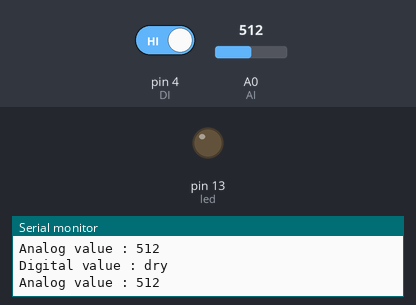
The sketch below on a simulated Arduino Uno, built with avr-gcc and run on an emulated ATmega328P. On the bench: output pins drawn as LEDs (lit = HIGH), the last lines printed to the serial monitor. Inputs (shaded band) come from the test bench; at power-on: pin 4 (DI) HIGH, A0 (AI) = 512.

Above: at 1.8 s.
1.9 s: pin 4 (DI) driven LOW
At 3.0 s:
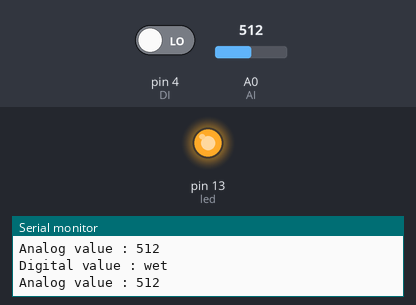
3.5 s: pin 4 (DI) driven HIGH
At 4.5 s:
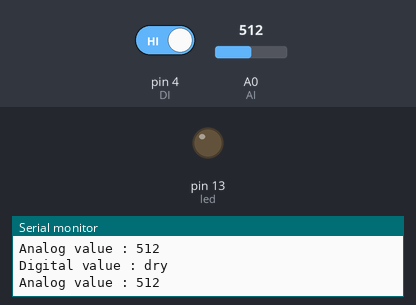
Timing chart, 0 to 6.5 s (numbered marks = the images above; inputs shaded):
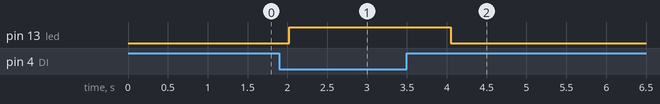

Measured:
- after the input at 1.9 s, pin 13 (led): LOW → HIGH after 0.12 s
- after the input at 3.5 s, pin 13 (led): HIGH → LOW after 0.55 s

The sketch:

fc-37.ino
```cpp
int DI = 4;      //感測器模組 DO 連接 Arduino pin 4
int AI = A0;     //感測器模組 AO 連接 Arduino pin A0
int led =13;     //LED 長腳連接 Arduino pin 13
int AnalogIn;    //感測器類比輸出訊號值

void setup()
{
  pinMode(DI, INPUT);
  pinMode(AI, INPUT);
  pinMode(led, OUTPUT);
  Serial.begin(9600);
}

void loop()
{
if(digitalRead(DI) == LOW)                  //當感測器上有殘存的雨滴時，感測器數位輸出訊號為 0，序列埠螢幕印出 wet，點亮 LED
  {
    Serial.println("Digital value : wet");
    digitalWrite(led, HIGH);
    delay(10);
  }
else
  {
    Serial.println("Digital value : dry");   //當感測器上面是乾燥的時候，數位輸出訊號為 1，序列埠螢幕印出 dry，熄滅 LED
    delay(10);
    digitalWrite(led, LOW);
  }
AnalogIn=analogRead(AI);
 Serial.print("Analog value : ");            //序列埠螢幕印出感測器類比輸出訊號值
 Serial.println(AnalogIn);
 Serial.println("");
  delay(1000);                               //每一秒鐘感測一次
}
```
